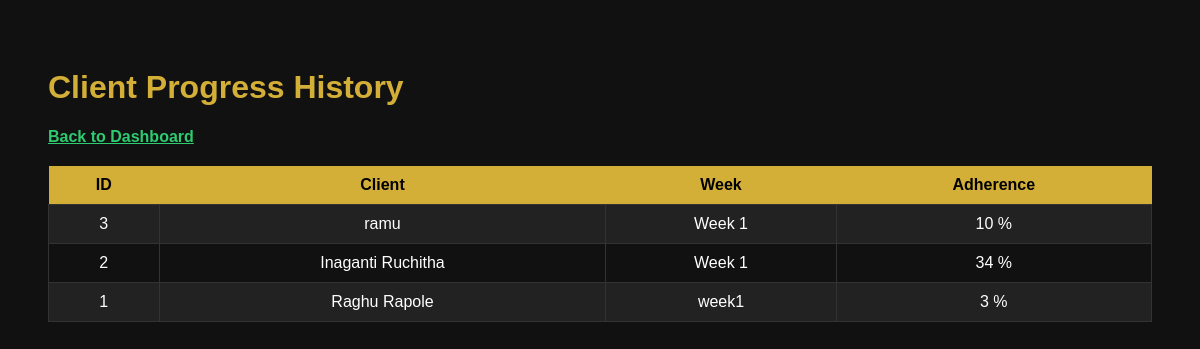
Page /progress_history on the earlier database version.
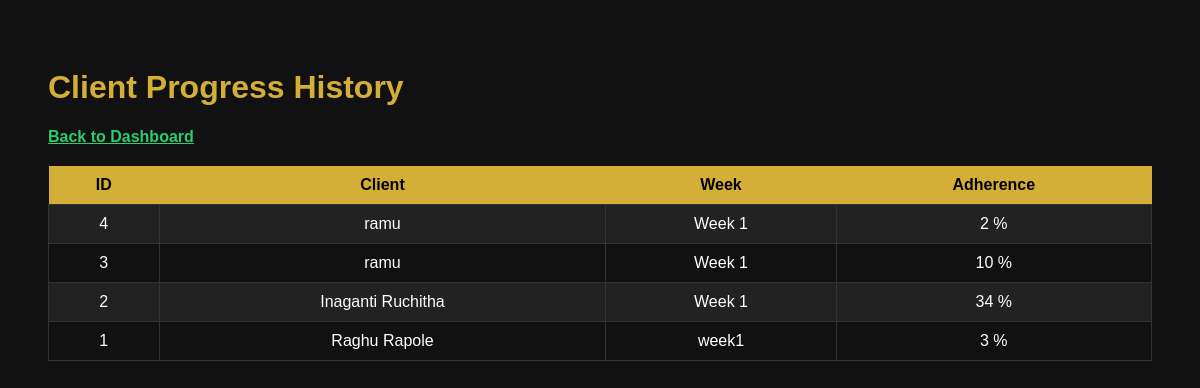
Same page on the later database version.
### tables this page shows
CREATE TABLE progress(
        id INTEGER PRIMARY KEY AUTOINCREMENT,
        client_name TEXT,
        week TEXT,
        adherence INTEGER
    );

### app.py (the view)
@app.route("/progress_history")
def progress_history():
    conn = get_db()
    cur = conn.cursor()
    cur.execute("SELECT * FROM progress ORDER BY id DESC")
    progress = cur.fetchall()
    conn.close()
    return render_template("progress.html", progress=progress)

### app.py (called while the page is built)
def get_db():
    return sqlite3.connect("database.db")

### templates/progress.html (shortened to what this page needs)
<!DOCTYPE html>
<html>
<head>
<link rel="stylesheet" href="/static/styles.css">
</head>
<body>
<h1>Client Progress History</h1>
<a href="/dashboard">Back to Dashboard</a>
<table>
<tr>
<th>ID</th>
<th>Client</th>
<th>Week</th>
<th>Adherence</th>
</tr>
{% for p in progress %}
<tr>
<td>{{p[0]}}</td>
<td>{{p[1]}}</td>
<td>{{p[2]}}</td>
<td>{{p[3]}} %</td>
</tr>
{% endfor %}
</table>
</body>
</html>

Differences in the rows shown:
added progress: id "4", client_name "ramu", week "Week 1", adherence "2"
